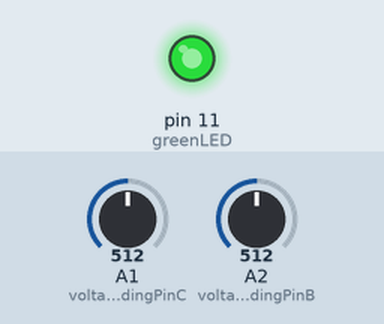
This sketch was run on a simulated Arduino Uno, built with avr-gcc and run on an emulated ATmega328P. Parts: output pins drawn as LEDs (lit = HIGH). The inputs (shaded band) are chosen by the test bench; at power-on: A1 (voltageReadingPinC) = 512, A2 (voltageReadingPinB) = 512. What the sketch prints to the serial monitor is not drawn.

Above: at 0.1 s.
Timing chart, 0 to 1.6 s (numbered marks = the images above):
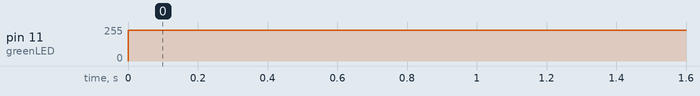

The sketch:

05_analogRead_and_analogWrite.ino
```cpp
// Pin Configurations
const int greenLED = 11; // PWM capable pin
const int voltageReadingPinB = A2;
const int voltageReadingPinC = A1; // Explicitly using A1 standard alias
const int baudRate = 9600;

// Global Variables
float voltage = 0.0;

void setup() {
  pinMode(greenLED, OUTPUT);
  pinMode(voltageReadingPinC, INPUT);
  pinMode(voltageReadingPinB, INPUT);
  Serial.begin(baudRate);
}

void printVoltage(int rawADC, int  point) {
  // Convert raw value into actual voltage (assuming 5V reference)
  voltage = (rawADC * 5.0) / 1023.0;

  // Print human-readable voltage value
  if (point == 1)
    Serial.print("Voltage@B: ");
  else if (point == 2)
    Serial.print("Voltage@C (Voltage across LED): ");

  Serial.print(voltage);
  Serial.println(" V");
}

void loop() {
  // Force Pin 11 to stay slightly lower than HIGH constantly, PWM Oscillation occurs !
  analogWrite(greenLED, 230);

  // Read the resulting constant voltage at Node B
  int rawADCB = analogRead(voltageReadingPinB);
  printVoltage(rawADCB, 1);

  // Read the resulting constant voltage at Node C
  int rawADCC = analogRead(voltageReadingPinC);
  printVoltage(rawADCC, 2);
  delay(500);
  Serial.println("\n");
}
```

Measured:
- by itself, pin 11 (greenLED): 0/255 → 230/255 at 0.00 s
